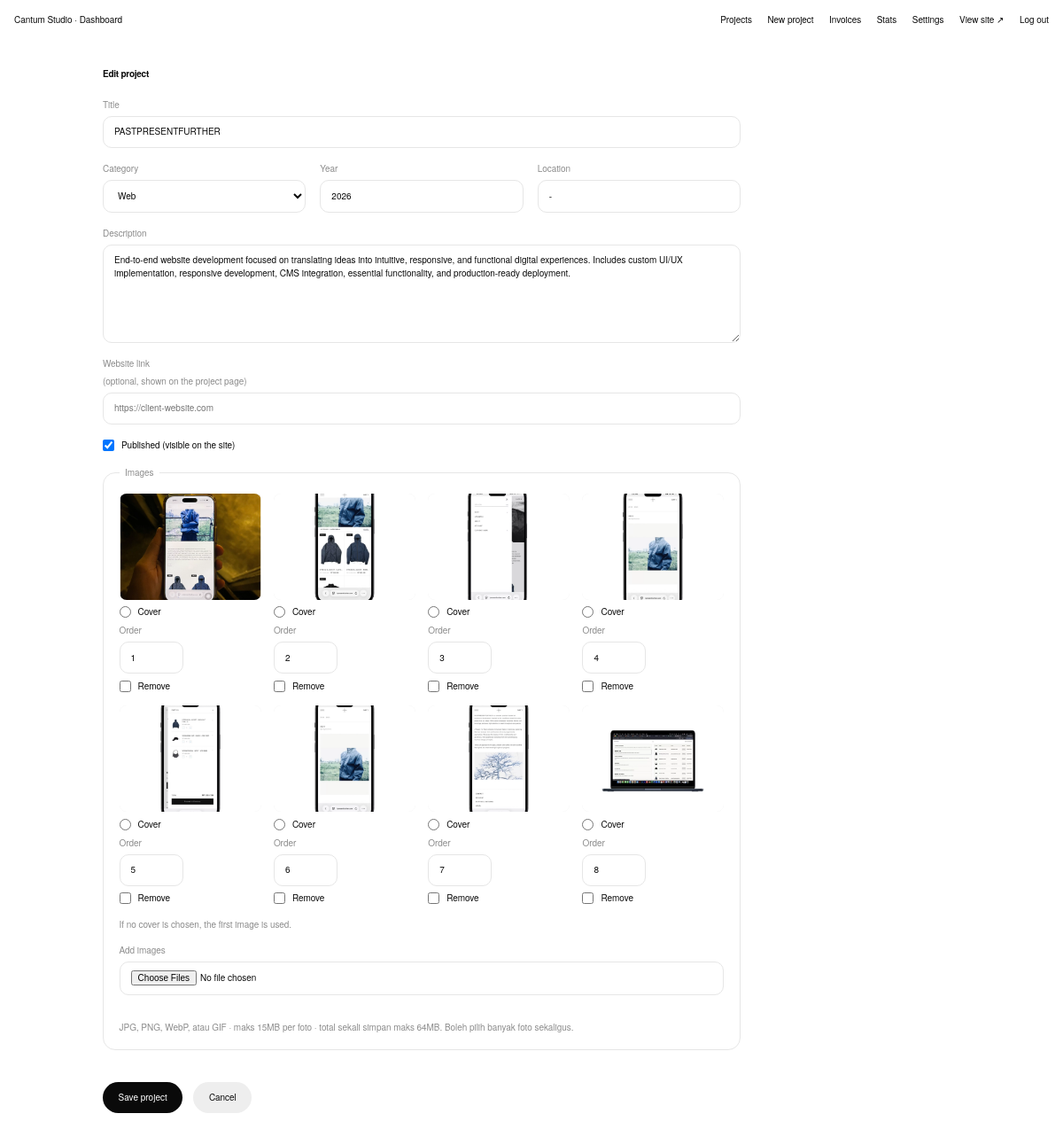
The app's page /admin/edit?id=4 (signed in) with its own data.
### tables this page shows
CREATE TABLE projects (
        id INTEGER PRIMARY KEY AUTOINCREMENT,
        title TEXT NOT NULL,
        slug TEXT NOT NULL UNIQUE,
        category TEXT NOT NULL DEFAULT 'Other',
        year TEXT,
        location TEXT,
        description TEXT,
        cover_id INTEGER,
        sort_order INTEGER NOT NULL DEFAULT 0,
        published INTEGER NOT NULL DEFAULT 1,
        created_at TEXT NOT NULL DEFAULT CURRENT_TIMESTAMP
    , link TEXT);

CREATE TABLE images (
        id INTEGER PRIMARY KEY AUTOINCREMENT,
        project_id INTEGER NOT NULL REFERENCES projects(id) ON DELETE CASCADE,
        filename TEXT NOT NULL,
        sort_order INTEGER NOT NULL DEFAULT 0
    );

### inc/bootstrap.php (called while the page is built, shortened)
<?php
function db(): PDO
{
    static $pdo = null;
    if ($pdo) return $pdo;
    $pdo = new PDO('sqlite:' . ROOT . '/data/cantum.sqlite');
    $pdo->setAttribute(PDO::ATTR_ERRMODE, PDO::ERRMODE_EXCEPTION);
    $pdo->setAttribute(PDO::ATTR_DEFAULT_FETCH_MODE, PDO::FETCH_ASSOC);
    $pdo->exec('PRAGMA foreign_keys = ON');
    $pdo->exec("CREATE TABLE IF NOT EXISTS projects (
        id INTEGER PRIMARY KEY AUTOINCREMENT,
        title TEXT NOT NULL,
        slug TEXT NOT NULL UNIQUE,
        category TEXT NOT NULL DEFAULT 'Other',
        year TEXT,
        location TEXT,
        description TEXT,
        cover_id INTEGER,
        sort_order INTEGER NOT NULL DEFAULT 0,
        published INTEGER NOT NULL DEFAULT 1,
        created_at TEXT NOT NULL DEFAULT CURRENT_TIMESTAMP
    )");
    $pdo->exec("CREATE TABLE IF NOT EXISTS images (
        id INTEGER PRIMARY KEY AUTOINCREMENT,
        project_id INTEGER NOT NULL REFERENCES projects(id) ON DELETE CASCADE,
        filename TEXT NOT NULL,
        sort_order INTEGER NOT NULL DEFAULT 0
    )");
    $pdo->exec("CREATE TABLE IF NOT EXISTS settings (k TEXT PRIMARY KEY, v TEXT)");
    $pdo->exec("CREATE TABLE IF NOT EXISTS users (
        id INTEGER PRIMARY KEY AUTOINCREMENT,
        username TEXT NOT NULL UNIQUE,
        password TEXT NOT NULL
    )");
    $pdo->exec("CREATE TABLE IF NOT EXISTS invoices (
        id INTEGER PRIMARY KEY AUTOINCREMENT,
        number TEXT NOT NULL UNIQUE,
        token TEXT NOT NULL UNIQUE,
        client_name TEXT NOT NULL,
        client_email TEXT,
        client_phone TEXT,
        client_address TEXT,
        issue_date TEXT NOT NULL,
        due_date TEXT,
        tax_rate REAL NOT NULL DEFAULT 0,
        discount INTEGER NOT NULL DEFAULT 0,
        notes TEXT,
        status TEXT NOT NULL DEFAULT 'draft',
        paid_at TEXT,
        created_at TEXT NOT NULL DEFAULT CURRENT_TIMESTAMP
    )");
    $pdo->exec("CREATE TABLE IF NOT EXISTS invoice_items (
        id INTEGER PRIMARY KEY AUTOINCREMENT,
        invoice_id INTEGER NOT NULL REFERENCES invoices(id) ON DELETE CASCADE,
        description TEXT NOT NULL,
        qty REAL NOT NULL DEFAULT 1,
        price INTEGER NOT NULL DEFAULT 0,
        sort_order INTEGER NOT NULL DEFAULT 0
    )");
    ensure_project_link($pdo);
    seed_admin($pdo);
    return $pdo;
}
function ensure_project_link(PDO $pdo): void
{
    $mysql = $pdo->getAttribute(PDO::ATTR_DRIVER_NAME) === 'mysql';
    $cols = $mysql ? $pdo->query('SHOW COLUMNS FROM projects')->fetchAll(PDO::FETCH_COLUMN)
                   : $pdo->query('PRAGMA table_info(projects)')->fetchAll(PDO::FETCH_COLUMN, 1);
}
function seed_admin(PDO $pdo): void
{
    if (!$pdo->query('SELECT COUNT(*) FROM users')->fetchColumn()) {
        $pdo->prepare('INSERT INTO users (username, password) VALUES (?, ?)')
            ->execute(['admin', password_hash('admin123', PASSWORD_DEFAULT)]);
    }
}
function e($s): string { return htmlspecialchars((string)$s, ENT_QUOTES, 'UTF-8'); }
function clean_path(string $path): string
{
    $path = preg_replace('#(^|/)index\.php(?=$|[?\#])#', '$1', $path);
    return preg_replace('#\.php(?=$|[?\#])#', '', $path);
}
function url(string $path = ''): string { return BASE . '/' . ltrim(clean_path($path), '/'); }
function upload_url(string $file): string { return url('uploads/' . rawurlencode($file)); }
function ini_bytes(string $v): int
{
    $n = (int)$v;
    switch (strtolower(substr(trim($v), -1))) {
        case 'm': $n *= 1024;
        case 'k': $n *= 1024;
    }
    return $n;
}

### admin/edit.php (the view, shortened to what this page needs)
<?php
require __DIR__ . '/../inc/bootstrap.php';
require __DIR__ . '/_layout.php';
$id = (int)($_GET['id'] ?? 0);
$p = ['id' => 0, 'title' => '', 'category' => 'Architecture', 'year' => date('Y'), 'location' => '', 'description' => '', 'link' => '', 'cover_id' => null, 'sort_order' => 0, 'published' => 1];
if ($id) {
    $st = db()->prepare('SELECT * FROM projects WHERE id = ?');
    $st->execute([$id]);
    $p = $st->fetch();
}
$images = [];
if ($p['id'] || $id) {
    $st = db()->prepare('SELECT * FROM images WHERE project_id = ? ORDER BY sort_order, id');
    $st->execute([$p['id'] ?: $id]);
    $images = $st->fetchAll();
}
?>
<h1><?= $p['id'] ? 'Edit project' : 'New project' ?></h1>
<form method="post" enctype="multipart/form-data" class="form" action="<?= url('admin/edit.php' . ($p['id'] ? '?id=' . $p['id'] : '')) ?>">
  <label>Title<input name="title" value="<?= e($p['title']) ?>" required></label>
  <div class="cols">
    <label>Category
      <select name="category">
        <?php foreach (CATEGORIES as $c): ?><option <?= $p['category'] === $c ? 'selected' : '' ?>><?= e($c) ?></option><?php endforeach; ?>
      </select>
    </label>
    <label>Year<input name="year" value="<?= e($p['year']) ?>" maxlength="9"></label>
    <label>Location<input name="location" value="<?= e($p['location']) ?>"></label>
  </div>
  <label>Description<textarea name="description" rows="6"><?= e($p['description']) ?></textarea></label>
  <label>Website link <span class="muted">(optional, shown on the project page)</span><input name="link" inputmode="url" autocapitalize="off" spellcheck="false" placeholder="https://client-website.com" value="<?= e($p['link'] ?? '') ?>"></label>
  <label class="check"><input type="checkbox" name="published" <?= $p['published'] ? 'checked' : '' ?>> Published (visible on the site)</label>
  <fieldset>
    <legend>Images</legend>
    <?php if ($images): ?>
    <div class="imgs">
      <?php foreach ($images as $im): ?>
        <div class="imgcard">
          <img src="<?= upload_url($im['filename']) ?>" alt="">
          <label class="check"><input type="radio" name="cover" value="<?= $im['id'] ?>" <?= (int)$p['cover_id'] === (int)$im['id'] ? 'checked' : '' ?>> Cover</label>
          <label>Order <input class="num" type="number" name="img_order[<?= $im['id'] ?>]" value="<?= (int)$im['sort_order'] ?>"></label>
          <label class="check danger"><input type="checkbox" name="remove[]" value="<?= $im['id'] ?>"> Remove</label>
        </div>
      <?php endforeach; ?>
    </div>
    <p class="muted">If no cover is chosen, the first image is used.</p>
    <?php endif; ?>
    <label>Add images<input type="file" name="images[]" id="files" accept="image/jpeg,image/png,image/webp,image/gif" multiple></label>
    <?php $lim = min(ini_bytes(ini_get('upload_max_filesize')), 15 * 1024 * 1024); $tot = ini_bytes(ini_get('post_max_size')); ?>
    <p class="muted">JPG, PNG, WebP, atau GIF · maks <?= round($lim / 1048576) ?>MB per foto · total sekali simpan maks <?= round($tot / 1048576) ?>MB. Boleh pilih banyak foto sekaligus.</p>
  </fieldset>
  <div class="row">
    <button class="btn" type="submit">Save project</button>
    <a class="btn ghost" href="<?= url('admin/') ?>">Cancel</a>
  </div>
</form>

### assets/css/style.css (style rules this page uses)
:root { --bg: #fff; --fg: #0a0a0a; --muted: #8c8c8c; --line: #e6e6e6; --soft: #eeeeee; --gutter: 16px; --bar-h: 44px; --spring: cubic-bezier(.2, .9, .25, 1); }
* { box-sizing: border-box; margin: 0; padding: 0; }
html { -webkit-text-size-adjust: 100%; scroll-behavior: smooth; }
body { background: var(--bg); color: var(--fg); font: 400 10px/1.5 "Helvetica Neue", Helvetica, Arial, system-ui, sans-serif; letter-spacing: -.005em; -webkit-font-smoothing: antialiased; min-height: 100vh; min-height: 100dvh; display: flex; flex-direction: column; }
a { color: inherit; text-decoration: none; }
img { display: block; max-width: 100%; }

### assets/css/admin.css (style rules this page uses)
.admin h1 { font-size: 10px; font-weight: 600; letter-spacing: -.025em; margin-bottom: 1.25rem; }
.row { display: flex; gap: .75rem; align-items: center; margin-top: 1.25rem; }
.muted { color: var(--muted); font-size: 10px; }
.btn { display: inline-block; border: 0; cursor: pointer; font: inherit; font-size: 10px; font-weight: 500; background: var(--fg); color: var(--bg); padding: .6rem 1.1rem; border-radius: 999px; transition: transform .15s var(--spring), opacity .2s; }
.btn.ghost { background: var(--soft); color: var(--fg); }
.danger, .link.danger:hover { color: #d92d20; }
.num { width: 4.5rem !important; }
.form { display: grid; gap: 1rem; max-width: 720px; }
.form label, .loginbox label { display: grid; gap: .3rem; font-size: 10px; color: var(--muted); }
.cols { display: grid; grid-template-columns: repeat(3, 1fr); gap: 1rem; }
input, select, textarea { font: inherit; font-size: 10px; color: var(--fg); background: var(--bg); border: 1px solid var(--line); border-radius: 10px; padding: .6rem .75rem; width: 100%; transition: border-color .2s, box-shadow .2s; }
input[type=checkbox], input[type=radio] { width: auto; }
label.check { display: flex; gap: .5rem; align-items: center; color: var(--fg); font-size: 10px; }
fieldset { border: 1px solid var(--line); border-radius: 14px; padding: 1rem 1.1rem 1.1rem; display: grid; gap: .9rem; }
legend { padding: 0 .4rem; font-size: 10px; color: var(--muted); }
.imgs { display: grid; grid-template-columns: repeat(auto-fill, minmax(150px, 1fr)); gap: .9rem; }
.imgcard { display: grid; gap: .4rem; font-size: 10px; }
.imgcard img { width: 100%; aspect-ratio: 4/3; object-fit: cover; border-radius: 8px; background: var(--soft); }

### records on screen
projects: title "PASTPRESENTFURTHER", year "2026", location "-", description "End-to-end website development focused on translating ideas into intuitive, responsive, and functional digital experiences. Includes custom UI/UX implementation, responsive development, CMS integration, essential functionality, and production-ready deployment.", published "☑", cover_id "☐ Cover"
images: filename (picture), sort_order "1"
images: filename (picture), sort_order "2"
images: filename (picture), sort_order "3"
images: filename (picture), sort_order "4"
images: filename (picture), sort_order "5"
images: filename (picture), sort_order "6"
images: filename (picture), sort_order "7"
images: filename (picture), sort_order "8"

### other values on screen
SITE_NAME "Cantum Studio"
$lim / 1048576 "15"
$tot / 1048576 "64"
form field category "Web"
